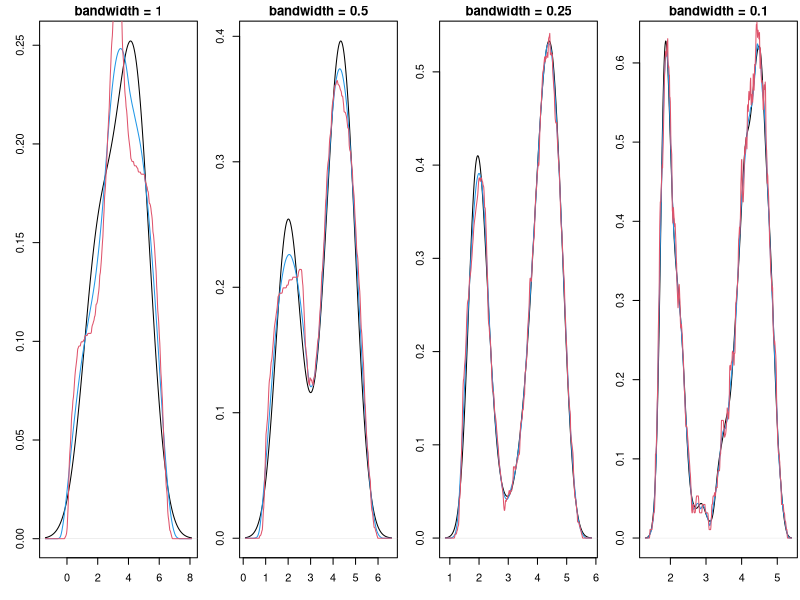
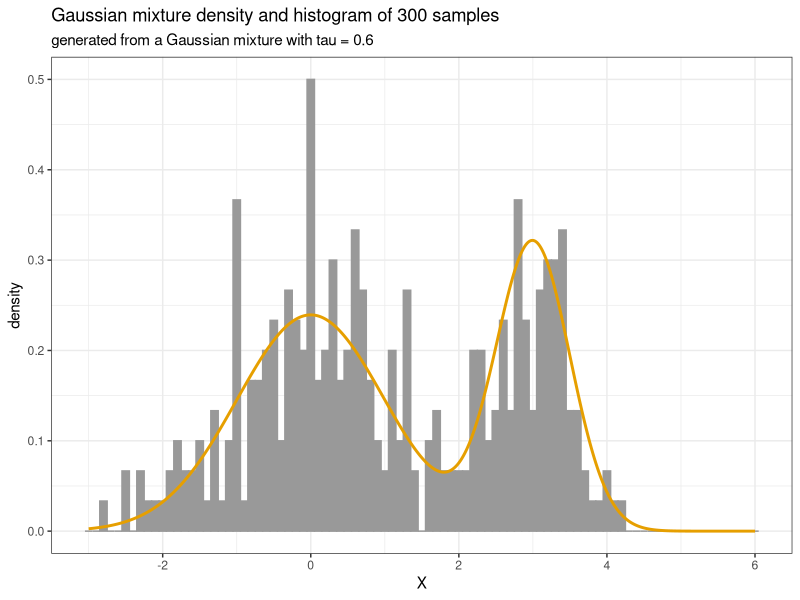

Here is the R script that generated these plots, in order:
## ---- chunk 1
#| fig-cap: "Impact of the bandwidth on KDE, where the Gaussian kernel is in black, the Epanechnikov kernel in blue and the rectangular kernel in red."
plot_kdes <- function(bw){
  plot(density(faithful$eruptions, kernel="gaussian", bw=bw),
       main=paste("bandwidth = ",bw,sep=""), xlab="time [min]")
  lines(density(faithful$eruptions, kernel="epanechnikov", bw=bw), col=4)
  lines(density(faithful$eruptions, kernel="rectangular", bw=bw), col=2)
}
par(mfrow=c(1,4), mar = c(3.2, 3, 1.6, 0.2))
plot_kdes(1); plot_kdes(0.5); plot_kdes(0.25); plot_kdes(0.1)
## ---- chunk 2
#| code-fold: show

# random generation for a mixture of two normal distributions
rmixnorm <- function(N, mu1, mu2, sigma1, sigma2, tau){
  ind <- I(runif(N) > tau)
  X <- rep(0,N)
  X[ind] <- rnorm(sum(ind), mu1, sigma1)
  X[!ind] <- rnorm(sum(!ind), mu2, sigma2)
  return(X)
}

# density evaluation for a mixture of two normal distributions
dmixnorm <- function(x, mu1, mu2, sigma1, sigma2, tau){
  y <- (1-tau)*dnorm(x,mu1,sigma1) + tau*dnorm(x,mu2,sigma2)
  return(y)
}
## ---- chunk 3
library(ggplot2)

N <- 300
mu1 <- 3
mu2 <- 0
sigma1 <- 0.5
sigma2 <- 1
tau <- 0.6

X <- rmixnorm(N, mu1, mu2, sigma1, sigma2, tau)
x <- seq(-3, 6, by = 0.01)
fx <- dmixnorm(x, mu1, mu2, sigma1, sigma2, tau)

ggplot() +
    theme_bw() +
    aes(X, after_stat(density)) +
    geom_histogram(colour = "#999999", fill = "#999999", binwidth = 0.1) + 
    geom_line(aes(x, fx), colour = "#E69F00", linewidth = 1) + 
    labs(
    title = "Gaussian mixture density and histogram of 300 samples",
    subtitle = "generated from a Gaussian mixture with tau = 0.6")    
